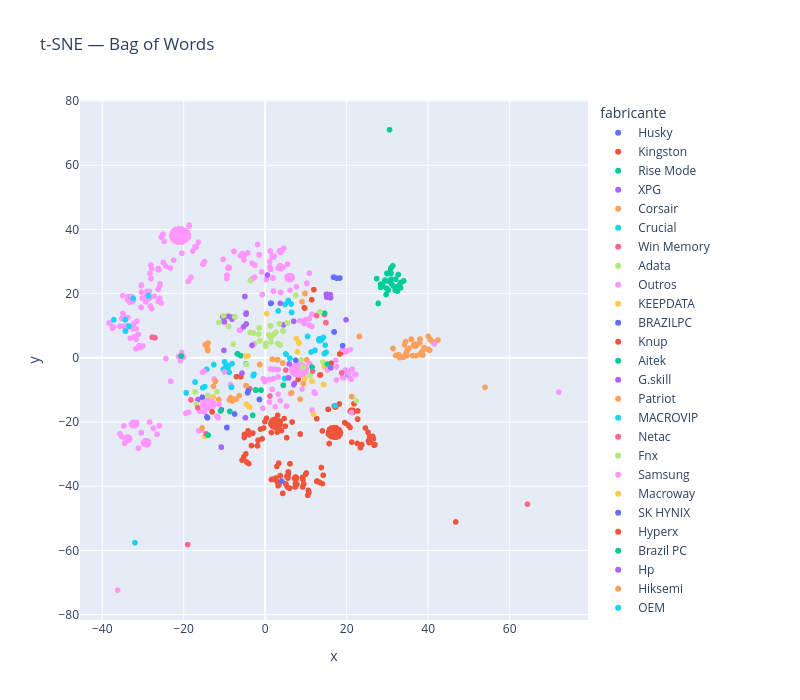
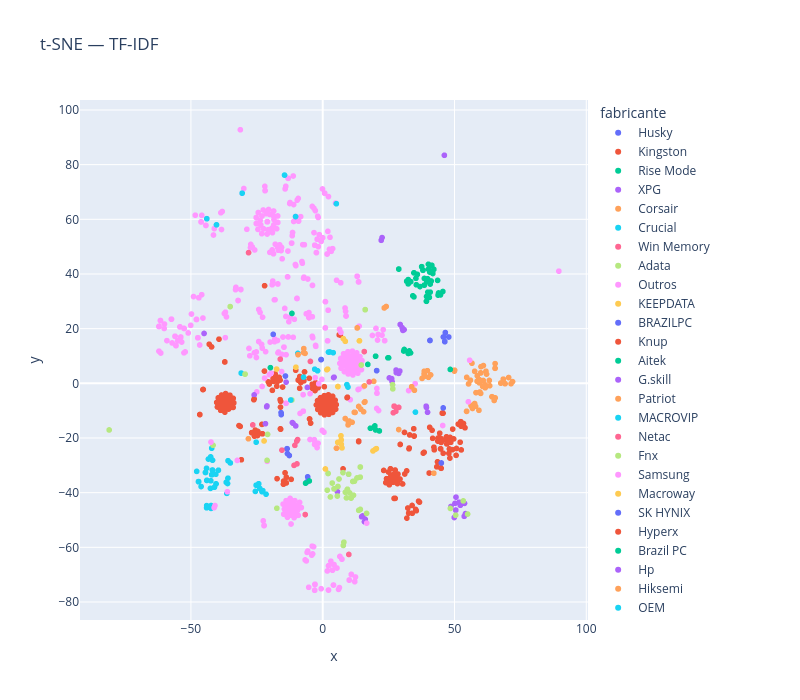

These figures' notebook cell, in order:
### Code cell
def plotar(embed, nome):
    df_plot = pd.DataFrame({
        "x":          embed[:, 0],
        "y":          embed[:, 1],
        "indice":     df_bow.index,
        "nome":       df_bow["nome"],
        "fabricante": df_bow["fabricante"],
        "preco":      df_bow["preco_atual"],
    })
    fig = px.scatter(
        df_plot,
        x="x", y="y",
        color="fabricante",
        hover_data={"indice": True, "nome": True, "preco": True, "x": False, "y": False},
        title=f"t-SNE — {nome}",
        width=800, height=700,
    )
    fig.write_html(f"tsne_{nome.replace(' ', '_')}.html")
    fig.show()

plotar(embed_bow,   "Bag of Words")
plotar(embed_tfidf, "TF-IDF")
